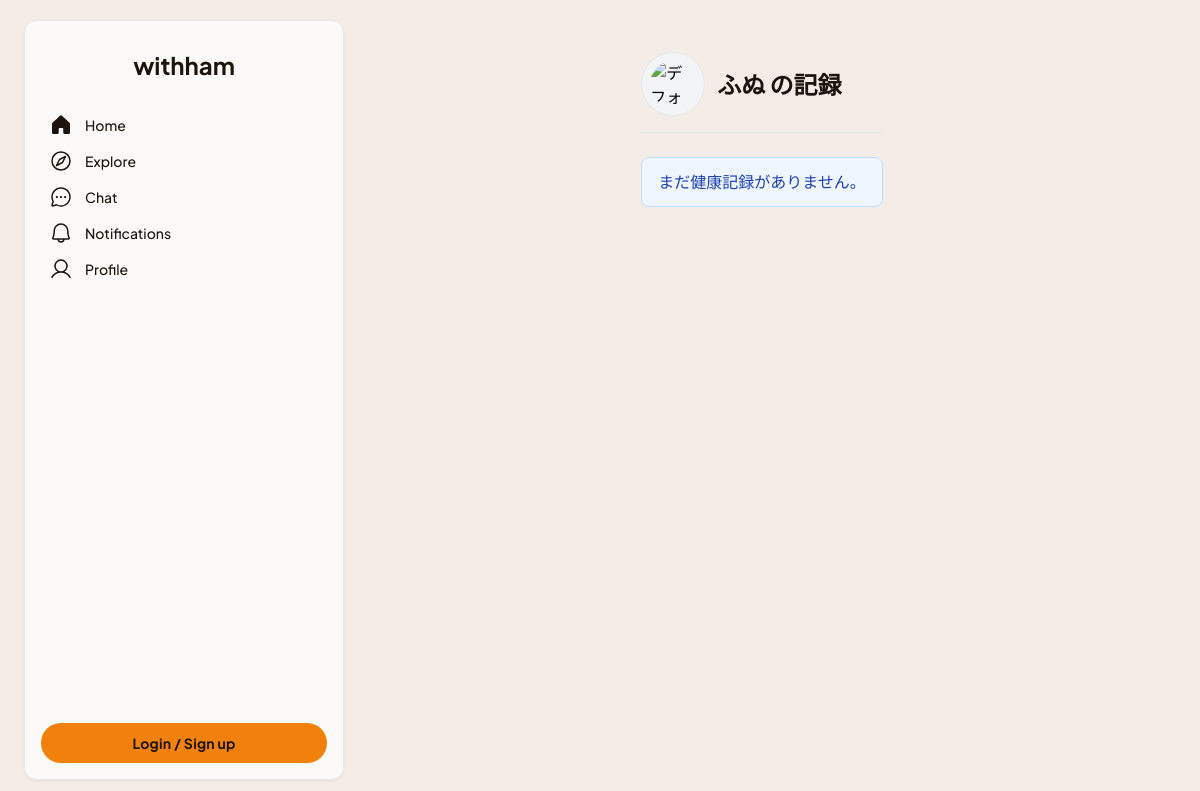
The page /hamsters/2/logs/ on the database as committed earlier.
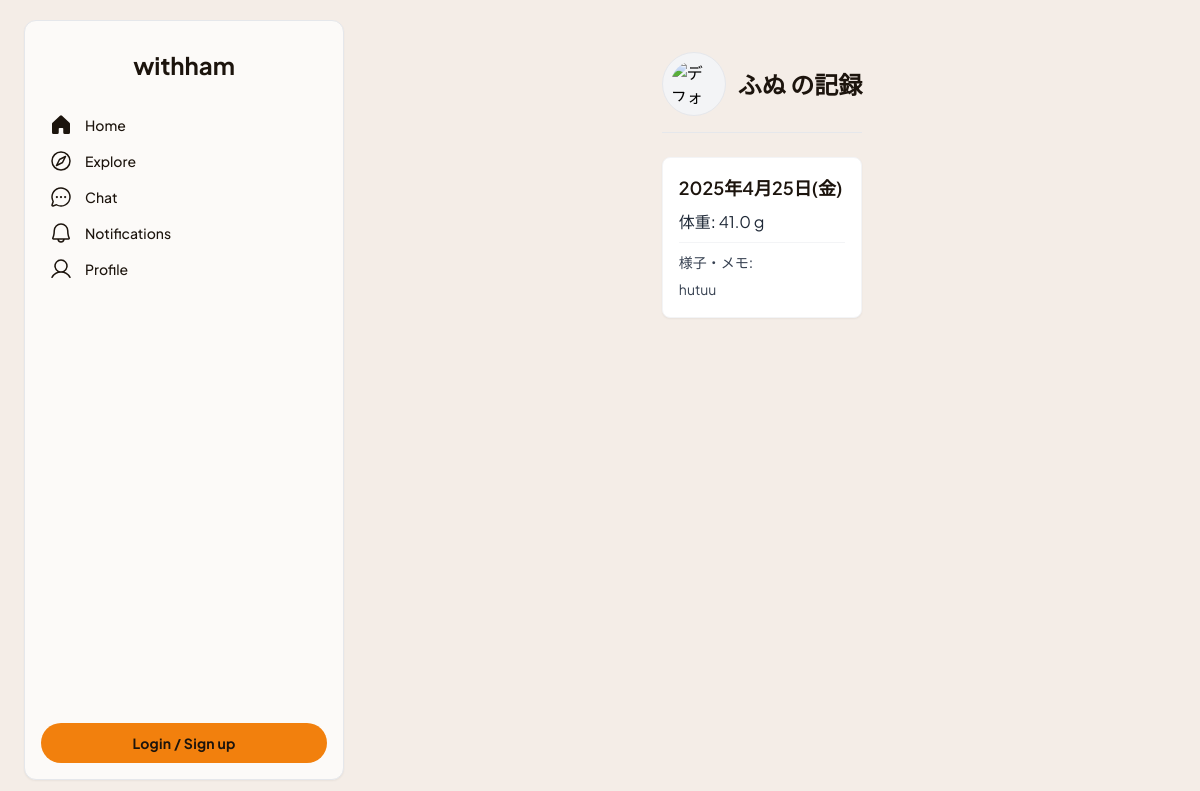
The same page on the database as committed later.
### withham/models.py (models this page shows, shortened)
class HealthLog(models.Model):
    hamster = models.ForeignKey(Hamster, on_delete=models.CASCADE, related_name='health_logs', verbose_name='対象ハムスター')
    log_date = models.DateField("記録日", default=timezone.now)
    weight_g = models.DecimalField("体重(g)", max_digits=4, decimal_places=1, null=True, blank=True)
    notes = models.TextField("様子・メモ", blank=True, null=True)
    recorded_by = models.ForeignKey(User, on_delete=models.SET_NULL, null=True, blank=True, related_name='recorded_health_logs', verbose_name='記録者')
    created_at = models.DateTimeField("作成日時", auto_now_add=True)
    class Meta:
        verbose_name = '健康記録'
        verbose_name_plural = '健康記録'
        ordering = ['-log_date', '-created_at']

### withham/views.py (the view)
# urls.py: path('hamsters/<int:hamster_pk>/logs/', views.health_log_list, name='health_log_list'),
def health_log_list(request, hamster_pk):
    hamster = get_object_or_404(Hamster, pk=hamster_pk)
    health_logs = hamster.health_logs.all().order_by('-log_date', '-created_at')
    context = {
        'hamster': hamster,
        'health_logs': health_logs,
    }
    return render(request, 'withham/health_log_list.html', context)

### withham/templates/withham/health_log_list.html (shortened to what this page needs)
{% extends "withham/base.html" %}
{% load static %}
{% load humanize %}
{% block content %}
<div class="max-w-2xl mx-auto mt-8 px-4">
    <div class="flex flex-col sm:flex-row items-center justify-between gap-4 mb-6 pb-4 border-b border-gray-200">
        <div class="flex items-center gap-3">
            {% if hamster.profile_image %}
                <img src="{{ hamster.profile_image.url }}" class="h-16 w-16 rounded-full object-cover border border-gray-200" alt="{{ hamster.name }}">
            {% else %}
                <img src="{% static 'images/default_hamster_icon.svg' %}" class="h-16 w-16 rounded-full object-contain bg-gray-100 p-2 border border-gray-200" alt="デフォルト画像">
            {% endif %}
            <h2 class="text-2xl font-bold text-[#1c140d]">
                <a href="#" class="hover:underline">{{ hamster.name }}</a> の記録
            </h2>
        </div>
    </div>
    <div class="space-y-4">
        {% for log in health_logs %}
            <div class="bg-white p-4 rounded-lg shadow-sm border border-gray-100">
                <div class="flex justify-between items-baseline mb-2">
                    <h4 class="font-semibold text-lg text-[#1c140d]">{{ log.log_date|date:"Y年n月j日(D)" }}</h4>
                </div>
                {% if log.weight_g is not None %}
                <p class="text-base text-gray-800 mb-1">
                    <strong class="font-medium">体重:</strong> {{ log.weight_g }} g
                </p>
                {% endif %}
                {% if log.notes %}
                <div class="text-sm text-gray-700 leading-relaxed mt-2 pt-2 border-t border-gray-100">
                    <p class="font-medium mb-1">様子・メモ:</p>
                    <p>{{ log.notes|linebreaksbr }}</p>
                </div>
                {% endif %}
            </div>
        {% empty %}
            <div class="bg-blue-50 border border-blue-200 text-blue-800 px-4 py-3 rounded-lg relative text-center" role="alert">
                <p>まだ健康記録がありません。</p>
            </div>
        {% endfor %}
    </div>
</div>
{% endblock %}

Rows that differ between the two databases and show on the page:
added HealthLog: log_date "2025年4月25日(金)", weight_g "41.0", notes "hutuu"
Other text that changed with them:
text no longer shown: "まだ健康記録がありません。"
